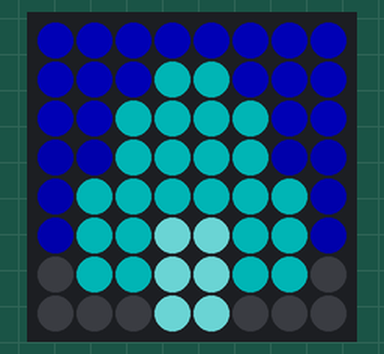
Bench run of a program on a simulated Raspberry Pi (BCM pin numbers) with a Sense HAT. Shown: the Sense HAT's 8×8 RGB LED matrix. Dim RGB values are drawn brighter than linear.

Above: at 0.07 s.
At 0.72 s:
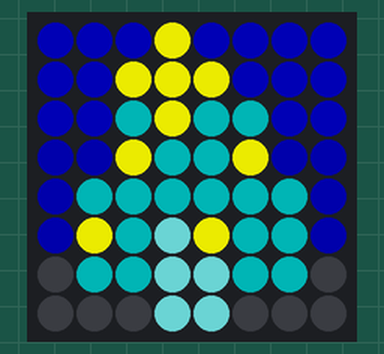
At 5.2 s:
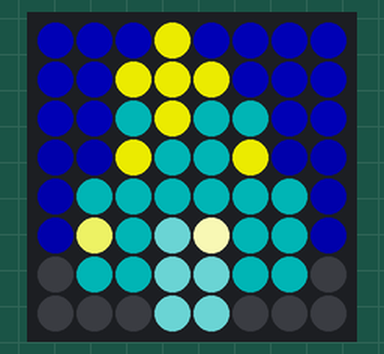
At 10.55 s:
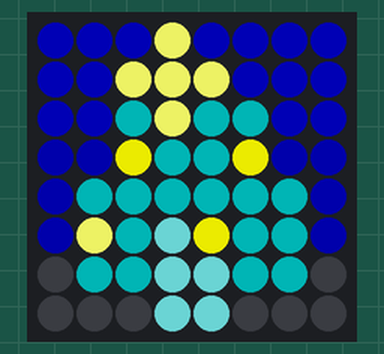
At 21.03 s:
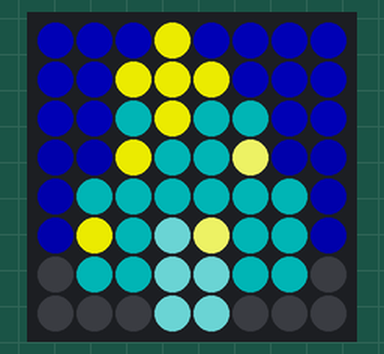
At 39.67 s:
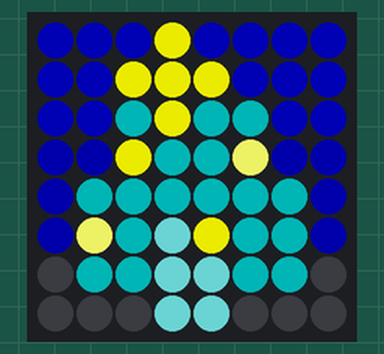

The program:

xmas_tree.py
```python
# twinkling tree
import time
from sense_hat import SenseHat

sense = SenseHat()
tree = [(0, 0, 64), (0, 0, 64), (0, 0, 64), (0, 0, 64), (0, 0, 64), (0, 0, 64),
        (0, 0, 64), (0, 0, 64), (0, 0, 64), (0, 0, 64), (0, 0, 64),
        (32, 64, 64), (32, 64, 64), (0, 0, 64), (0, 0, 64), (0, 0, 64),
        (0, 0, 64), (0, 0, 64), (32, 64, 64), (32, 64, 64), (32, 64, 64),
        (32, 64, 64), (0, 0, 64), (0, 0, 64), (0, 0, 48), (0, 0, 48),
        (32, 64, 64), (32, 64, 64), (32, 64, 64), (32, 64, 64), (0, 0, 48),
        (0, 0, 48), (0, 0, 48), (32, 64, 64), (32, 64, 64), (32, 64, 64),
        (32, 64, 64), (32, 64, 64), (32, 64, 64), (0, 0, 48), (0, 0, 48),
        (32, 64, 64), (32, 64, 64), (64, 128, 128), (64, 128, 128),
        (32, 64, 64), (32, 64, 64), (0, 0, 48), (0, 0, 0), (32, 64, 64),
        (32, 64, 64), (64, 128, 128), (64, 128, 128), (32, 64, 64),
        (32, 64, 64), (0, 0, 0), (0, 0, 0), (0, 0, 0), (0, 0, 0),
        (64, 128, 128), (64, 128, 128), (0, 0, 0), (0, 0, 0), (0, 0, 0)]
sense.set_pixels(tree)


def twinkle(count, interval):
    m = count % interval
    if (m <= 3):  # from 0 to 3
        rg = m * 20 + 195
        b = m * 80 + 15
        return (rg, rg, b)
    elif (m < 6):  # from 4 to 6
        rg = (6 - m) * 20 + 195
        b = (6 - m) * 80 + 15
        return (rg, rg, b)
    else:
        return (195, 195, 0)


count = 50;
while True:
    time.sleep(0.1)
    # star at the top
    #
    tree[3] = twinkle(count, 37)
    tree[11] = twinkle(count, 37)
    tree[10] = twinkle(count, 37)
    tree[12] = twinkle(count, 37)
    tree[19] = twinkle(count, 37)
    # small stars
    #
    tree[26] = twinkle(count, 29)
    tree[29] = twinkle(count, 21)
    tree[41] = twinkle(count, 19)
    tree[44] = twinkle(count, 16)
    sense.set_pixels(tree)
    count += 1
    if (count > 10 * 16 * 21 * 29 * 37):
        count = 0
    # print(count)
```
